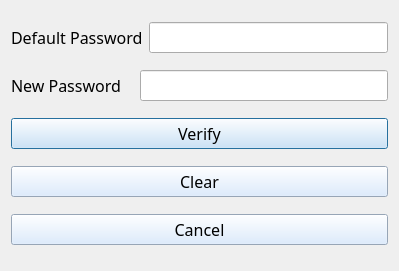
<?xml version="1.0" encoding="UTF-8"?>
<ui version="4.0">
 <class>DialogChangePassword</class>
 <widget class="QDialog" name="DialogChangePassword">
  <property name="geometry">
   <rect>
    <x>0</x>
    <y>0</y>
    <width>399</width>
    <height>271</height>
   </rect>
  </property>
  <property name="windowTitle">
   <string>Dialog</string>
  </property>
  <layout class="QVBoxLayout" name="verticalLayout">
   <item>
    <layout class="QHBoxLayout" name="horizontalLayout">
     <item>
      <widget class="QLabel" name="label">
       <property name="font">
        <font>
         <family>Yu Gothic UI Light</family>
         <pointsize>12</pointsize>
        </font>
       </property>
       <property name="text">
        <string>Default Password</string>
       </property>
      </widget>
     </item>
     <item>
      <widget class="QLineEdit" name="lineEditCurrentPw">
       <property name="font">
        <font>
         <family>Yu Gothic UI Light</family>
         <pointsize>12</pointsize>
        </font>
       </property>
       <property name="inputMask">
        <string>0000</string>
       </property>
      </widget>
     </item>
    </layout>
   </item>
   <item>
    <layout class="QHBoxLayout" name="horizontalLayout_2">
     <item>
      <widget class="QLabel" name="label_2">
       <property name="font">
        <font>
         <family>Yu Gothic UI Light</family>
         <pointsize>12</pointsize>
        </font>
       </property>
       <property name="text">
        <string>New Password   </string>
       </property>
      </widget>
     </item>
     <item>
      <widget class="QLineEdit" name="lineEditNewPw">
       <property name="font">
        <font>
         <family>Yu Gothic UI Light</family>
         <pointsize>12</pointsize>
        </font>
       </property>
       <property name="inputMask">
        <string>0000</string>
       </property>
      </widget>
     </item>
    </layout>
   </item>
   <item>
    <widget class="QPushButton" name="pushButtonVerify">
     <property name="font">
      <font>
       <family>Yu Gothic UI Light</family>
       <pointsize>12</pointsize>
      </font>
     </property>
     <property name="styleSheet">
      <string notr="true">background-color: rgb(212, 231, 255);</string>
     </property>
     <property name="text">
      <string>Verify</string>
     </property>
    </widget>
   </item>
   <item>
    <widget class="QPushButton" name="pushButtonClear">
     <property name="font">
      <font>
       <family>Yu Gothic UI Light</family>
       <pointsize>12</pointsize>
      </font>
     </property>
     <property name="styleSheet">
      <string notr="true">background-color: rgb(212, 231, 255);</string>
     </property>
     <property name="text">
      <string>Clear</string>
     </property>
    </widget>
   </item>
   <item>
    <widget class="QPushButton" name="pushButtonCancel">
     <property name="font">
      <font>
       <family>Yu Gothic UI Light</family>
       <pointsize>12</pointsize>
      </font>
     </property>
     <property name="styleSheet">
      <string notr="true">background-color: rgb(212, 231, 255);</string>
     </property>
     <property name="text">
      <string>Cancel</string>
     </property>
    </widget>
   </item>
  </layout>
 </widget>
 <resources/>
 <connections/>
</ui>
